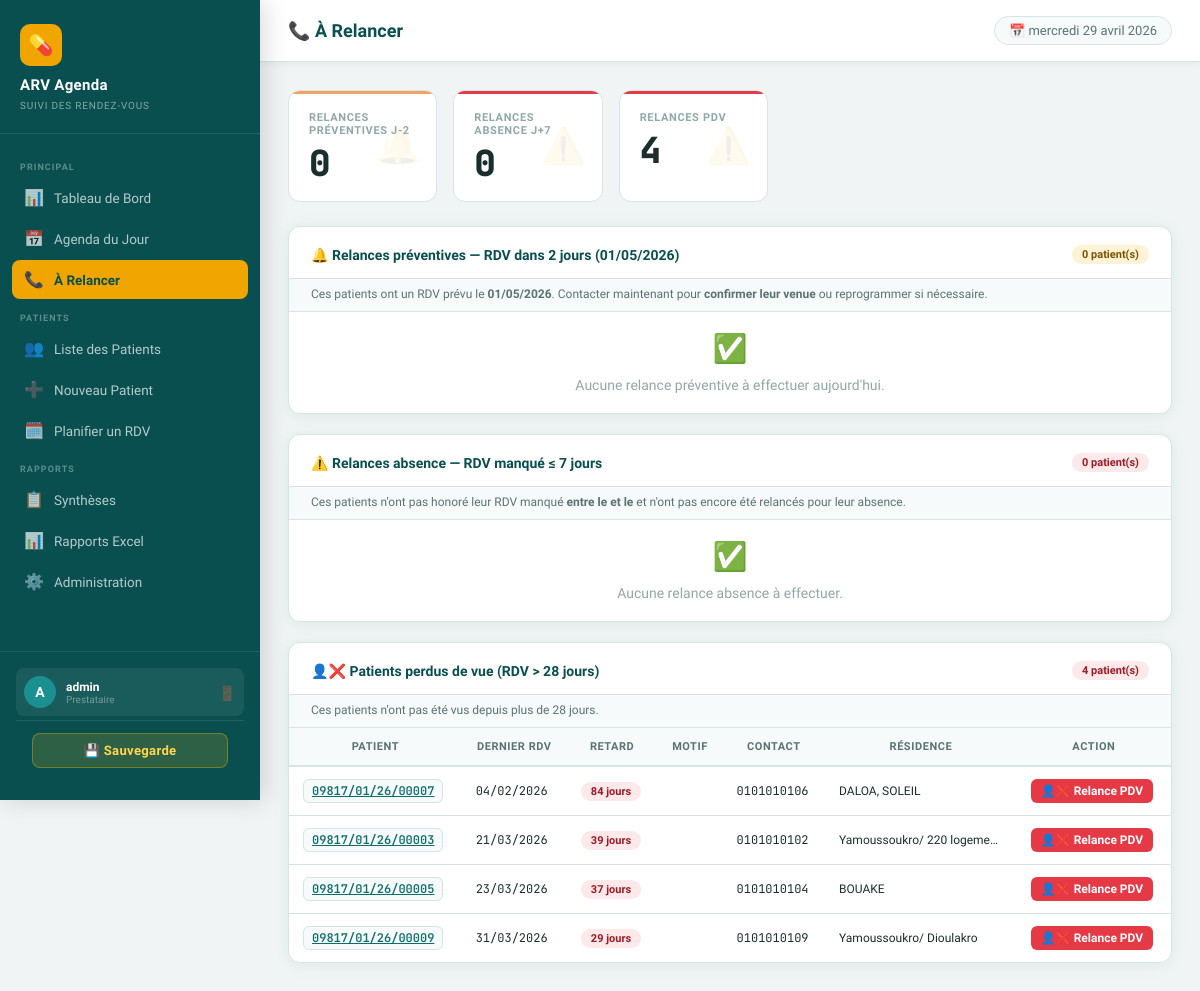
Page /relances/ (signed in) on the committed database.
### agenda/models.py (models this page shows, shortened)
class RendezVous(models.Model):
    numero_ordre = models.PositiveIntegerField(verbose_name="N° d'ordre (Colonne A)")
    patient = models.ForeignKey(Patient, on_delete=models.CASCADE, related_name='rendez_vous')
    date_rdv = models.DateField(verbose_name="Date du RDV")
    date_derniere_visite = models.DateField(verbose_name="Date de la dernière visite")
    motif_rdv = models.CharField(max_length=255, blank=True)
    motif_rdv_autre = models.CharField(max_length=200, blank=True, verbose_name="Motif autre (préciser)")
    date_relance_preventive = models.DateField(null=True, blank=True, verbose_name="Date relance préventive (J-2)")
    moyen_relance_preventive = models.CharField(max_length=1, choices=MOYEN_RELANCE_CHOICES, blank=True, verbose_name="Moyen relance préventive")
    resultat_relance_preventive = models.CharField(max_length=2, choices=RESULTAT_RELANCE_CHOICES, blank=True, verbose_name="Résultat relance préventive")
    date_relance_absence = models.DateField(null=True, blank=True, verbose_name="Date relance absence (J+7)")
    moyen_relance_absence = models.CharField(max_length=1, choices=MOYEN_RELANCE_CHOICES, blank=True, verbose_name="Moyen relance absence")
    resultat_relance_absence = models.CharField(max_length=2, choices=RESULTAT_RELANCE_CHOICES, blank=True, verbose_name="Résultat relance absence")
    date_rdv_reprogramme = models.DateField(null=True, blank=True, verbose_name="Date RDV reprogrammé")
    est_venu = models.BooleanField(null=True, verbose_name="Patient venu au RDV")
    date_prochain_rdv = models.DateField(null=True, blank=True, verbose_name="Date prochain RDV")
    motif_prochain_rdv = models.CharField(max_length=200, blank=True, verbose_name="Motif du prochain RDV")
    motif_non_venue = models.CharField(max_length=200, blank=True, verbose_name="Motif de non-venue")
    cree_par = models.ForeignKey(User, on_delete=models.SET_NULL, null=True, related_name='rdv_crees')
    date_creation = models.DateTimeField(auto_now_add=True)
    date_modification = models.DateTimeField(auto_now=True)
    class Meta:
        verbose_name = "Rendez-vous"
        verbose_name_plural = "Rendez-vous"
        ordering = ['date_rdv', 'numero_ordre']

class Patient(models.Model):
    numero_unique = models.CharField(max_length=50, unique=True, verbose_name="N° Unique d'identification")
    code_etablissement = models.CharField(max_length=20, verbose_name="Code établissement")
    numero_site = models.CharField(max_length=20, blank=True, verbose_name="N° Site")
    sexe = models.CharField(max_length=1, choices=SEXE_CHOICES, verbose_name="Sexe")
    age = models.PositiveIntegerField(verbose_name="Âge")
    age_en_mois = models.BooleanField(default=False, verbose_name="Âge en mois (< 2 ans)")
    type_client = models.CharField(max_length=1, choices=TYPE_CLIENT_CHOICES, verbose_name="Type de client")
    population_cles = models.CharField(max_length=10, choices=POPULATION_CLES_CHOICES, blank=True, verbose_name="Population clés")
    date_mise_sous_arv = models.DateField(verbose_name="Date de mise sous ARV")
    contact_telephone = models.CharField(max_length=20, verbose_name="Contact téléphonique")
    residence_adresse = models.CharField(max_length=255, verbose_name="Résidence/Adresse géographique")
    cree_par = models.ForeignKey(User, on_delete=models.SET_NULL, null=True, related_name='patients_crees')
    date_creation = models.DateTimeField(auto_now_add=True)
    class Meta:
        verbose_name = "Patient"
        verbose_name_plural = "Patients"

### agenda/views.py (the view)
# urls.py: path('relances/', views.a_relancer_list, name='a_relancer_list'),
@login_required
def a_relancer_list(request):
    today = date.today()
    j2    = today + timedelta(days=2)
    max_date = today - timedelta(days=1)
    min_date = today - timedelta(days=7)
    rdv_base = get_rdv_queryset(request.user)
    preventives = rdv_base.filter(
        date_rdv=j2,
        est_venu__isnull=True,
        date_relance_preventive__isnull=True,
    ).select_related('patient').order_by('date_rdv')
    absences = rdv_base.filter(
        date_rdv__range=(min_date, max_date),
        est_venu=False,
        date_relance_absence__isnull=True,
    ).select_related('patient').order_by('date_rdv')
    seuil = date.today() - timedelta(days=28)
    pdv = rdv_base.filter(
        date_rdv__lt=seuil,
        est_venu=False
    ).select_related('patient').order_by('date_rdv')
    for rdv in pdv:
        rdv.jours_absent = (date.today() - rdv.date_rdv).days
    return render(request, 'agenda/a_relancer.html', {
        'preventives': preventives,
        'absences':    absences,
        'pdv':           pdv,
        'today':       today,
        'j2':          j2,
    })

### agenda/models.py (called while the page is built)
def get_rdv_queryset(user):
    from django.db.models import Q
    qs = RendezVous.objects.all()
    if user.groups.filter(name=GROUP_PTME).exists():
        return qs.filter(
            Q(patient__age__lte=PTME_AGE_MAX) | Q(patient__type_client__in=PTME_TYPES)
        )
    elif user.groups.filter(name=GROUP_ADULTE).exists():
        return qs.filter(patient__age__gt=PTME_AGE_MAX).exclude(
            patient__type_client__in=PTME_TYPES
        )
    return qs

### templates/agenda/a_relancer.html (shortened to what this page needs)
{% extends 'base.html' %}
{% block page_title %}📞 À Relancer{% endblock %}
{% block content %}
<div class="stat-grid" style="grid-template-columns:repeat(3,1fr);max-width:480px;margin-bottom:24px;">
  <div class="stat-card warning">
    <div class="stat-label">Relances préventives J-2</div>
    <div class="stat-value">{{ preventives.count }}</div>
    <div class="stat-icon">🔔</div>
  </div>
  <div class="stat-card danger">
    <div class="stat-label">Relances absence J+7</div>
    <div class="stat-value">{{ absences.count }}</div>
    <div class="stat-icon">⚠️</div>
  </div>
  <div class="stat-card danger">
    <div class="stat-label">Relances PDV</div>
    <div class="stat-value">{{ pdv.count }}</div>
    <div class="stat-icon">⚠️</div>
  </div>
</div>
<div class="card mb-3">
  <div class="card-header">
    <span class="card-title">🔔 Relances préventives — RDV dans 2 jours ({{ j2|date:"d/m/Y" }})</span>
    <span class="badge badge-warning">{{ preventives.count }} patient(s)</span>
  </div>
  <div style="padding:8px 22px 10px;font-size:12px;color:var(--text-secondary);background:var(--surface-2);border-bottom:1px solid var(--border);">
    Ces patients ont un RDV prévu le <strong>{{ j2|date:"d/m/Y" }}</strong>.
    Contacter maintenant pour <strong>confirmer leur venue</strong> ou reprogrammer si nécessaire.
  </div>
  {% if preventives %}
  <div class="table-wrapper">
    <table class="arv-table">
      <thead>
        <tr><th>Patient</th><th>Date RDV</th><th>Motif</th><th>Contact</th><th>Résidence</th><th>Action</th></tr>
      </thead>
      <tbody>
        {% for rdv in preventives %}
        <tr>
          <td><a href="{% url 'patient_detail' rdv.patient.pk %}" class="patient-id">{{ rdv.patient.numero_unique }}</a></td>
          <td><span class="badge badge-warning">{{ rdv.date_rdv|date:"d/m/Y" }}</span></td>
          <td style="font-size:12px;">{{ rdv.get_motif_rdv_display }}</td>
          <td class="mono" style="font-size:12px;">{{ rdv.patient.contact_telephone }}</td>
          <td style="font-size:12px;">{{ rdv.patient.residence_adresse|truncatechars:28 }}</td>
          <td>
            <a href="{% url 'rdv_relance_preventive' rdv.pk %}" class="btn btn-sm btn-accent">🔔 Relance J-2</a>
          </td>
        </tr>
        {% endfor %}
      </tbody>
    </table>
  </div>
  {% else %}
  <div class="empty-state" style="padding:20px;">
    <div class="icon" style="font-size:28px;">✅</div>
    <p>Aucune relance préventive à effectuer aujourd'hui.</p>
  </div>
  {% endif %}
</div>
<div class="card mb-3">
  <div class="card-header">
    <span class="card-title">⚠️ Relances absence — RDV manqué ≤ 7 jours</span>
    <span class="badge badge-danger">{{ absences.count }} patient(s)</span>
  </div>
  <div style="padding:8px 22px 10px;font-size:12px;color:var(--text-secondary);background:var(--surface-2);border-bottom:1px solid var(--border);">
    Ces patients n'ont pas honoré leur RDV manqué <strong>entre le {{ seuil_absence_min|date:"d/m/Y" }} et le {{ seuil_absence_max|date:"d/m/Y" }}</strong>
    et n'ont pas encore été relancés pour leur absence.
  </div>
  {% if absences %}
    <div class="table-wrapper">
      <table class="arv-table">
        <thead>
          <tr><th>Patient</th><th>RDV manqué</th><th>Retard</th><th>Motif</th><th>Contact</th><th>Résidence</th><th>Action</th></tr>
        </thead>
        <tbody>
          {% for rdv in absences %}
          <tr>
            <td><a href="{% url 'patient_detail' rdv.patient.pk %}" class="patient-id">{{ rdv.patient.numero_unique }}</a></td>
            <td class="mono text-danger">{{ rdv.date_rdv|date:"d/m/Y" }}</td>
            <td><span class="badge badge-danger">{{ today|timeuntil:rdv.date_rdv }}</span></td>
            <td style="font-size:12px;">{{ rdv.get_motif_rdv_display }}</td>
            <td class="mono" style="font-size:12px;">{{ rdv.patient.contact_telephone }}</td>
            <td style="font-size:12px;">{{ rdv.patient.residence_adresse|truncatechars:25 }}</td>
            <td>
              <a href="{% url 'rdv_relance_absence' rdv.pk %}" class="btn btn-sm btn-danger">⚠️ Relance J+7</a>
            </td>
          </tr>
          {% endfor %}
        </tbody>
      </table>
    </div>
  {% else %}
    <div class="empty-state" style="padding:20px;">
      <div class="icon" style="font-size:28px;">✅</div>
      <p>Aucune relance absence à effectuer.</p>
    </div>
  {% endif %}
</div>
<div class="card mb-3">
  <div class="card-header">
    <span class="card-title">👤❌ Patients perdus de vue (RDV > 28 jours)</span>
    <span class="badge badge-danger">{{ pdv.count }} patient(s)</span>
  </div>
  <div style="padding:8px 22px 10px;font-size:12px;color:var(--text-secondary);background:var(--surface-2);border-bottom:1px solid var(--border);">
    Ces patients n'ont pas été vus depuis plus de 28 jours.
  </div>
  {% if pdv %}
    <div class="table-wrapper">
      <table class="arv-table">
        <thead>
          <tr><th>Patient</th><th>Dernier RDV</th><th>Retard</th><th>Motif</th><th>Contact</th><th>Résidence</th><th>Action</th></tr>
        </thead>
        <tbody>
          {% for rdv in pdv %}
          <tr>
            <td><a href="{% url 'patient_detail' rdv.patient.pk %}" class="patient-id">{{ rdv.patient.numero_unique }}</a></td>
            <td class="mono text-danger">{{ rdv.date_rdv|date:"d/m/Y" }}</td>
            <td><span class="badge badge-danger">{{ rdv.jours_absent }} jours</span></td>
            <td style="font-size:12px;">{{ rdv.get_motif_rdv_display }}</td>
            <td class="mono" style="font-size:12px;">{{ rdv.patient.contact_telephone }}</td>
            <td style="font-size:12px;">{{ rdv.patient.residence_adresse|truncatechars:25 }}</td>
            <td>
              <a href="{% url 'pdv_a_relancer' rdv.pk %}" class="btn btn-sm btn-danger">👤❌ Relance PDV</a>
            </td>
          </tr>
          {% endfor %}
        </tbody>
      </table>
    </div>
  {% else %}
      <div class="empty-state" style="padding:20px;">
        <div class="icon" style="font-size:28px;">✅</div>
        <p>Aucune relance absence à effectuer.</p>
      </div>
  {% endif %}
</div>
{% endblock %}

### templates/base.html (shortened to what this page needs)
<!DOCTYPE html>
<html lang="fr">
<head>
  {% load static %}
  <link rel="stylesheet" href="{% static 'css/main.css' %}">
</head>
<body>
{% if user.is_authenticated %}
<aside class="sidebar">
  <div class="sidebar-brand">
    <div class="brand-icon">💊</div>
    {% if user.groups.all|length > 0 %}
      {% for group in user.groups.all %}
        {% if group.name == 'Agenda PTME' %}<h1>ARV Agenda</h1><small>Agenda PTME</small>
        {% elif group.name == 'Agenda Adulte' %}<h1>ARV Agenda</h1><small>Agenda Adulte</small>
        {% endif %}
      {% endfor %}
    {% else %}<h1>ARV Agenda</h1><small>Suivi des Rendez-Vous</small>
    {% endif %}
  </div>
  <nav class="sidebar-nav">
    <div class="nav-section-title">Principal</div>
    <a href="{% url 'dashboard' %}" class="nav-link {% if request.resolver_match.url_name == 'dashboard' %}active{% endif %}">
      <span class="icon">📊</span> Tableau de Bord
    </a>
    <a href="{% url 'agenda_jour' %}" class="nav-link {% if request.resolver_match.url_name == 'agenda_jour' %}active{% endif %}">
      <span class="icon">📅</span> Agenda du Jour
    </a>
    <a href="{% url 'a_relancer_list' %}" class="nav-link {% if request.resolver_match.url_name == 'a_relancer_list' %}active{% endif %}">
      <span class="icon">📞</span> À Relancer
    </a>
    <div class="nav-section-title">Patients</div>
    <a href="{% url 'patient_list' %}" class="nav-link {% if 'patient' in request.resolver_match.url_name %}active{% endif %}">
      <span class="icon">👥</span> Liste des Patients
    </a>
    <a href="{% url 'patient_create' %}" class="nav-link">
      <span class="icon">➕</span> Nouveau Patient
    </a>
    <a href="{% url 'rdv_create' %}" class="nav-link">
      <span class="icon">🗓️</span> Planifier un RDV
    </a>
    <div class="nav-section-title">Rapports</div>
    <a href="{% url 'synthese_list' %}" class="nav-link {% if 'synthese' in request.resolver_match.url_name %}active{% endif %}">
      <span class="icon">📋</span> Synthèses
    </a>
    <a href="{% url 'rapport_page' %}" class="nav-link {% if request.resolver_match.url_name == 'rapport_page' or request.resolver_match.url_name == 'rapport_export' %}active{% endif %}">
      <span class="icon">📊</span> Rapports Excel
    </a>
    {% if user.is_staff %}
    <a href="/admin/" class="nav-link">
      <span class="icon">⚙️</span> Administration
    </a>
    {% endif %}
  </nav>
  <div class="sidebar-footer">
    <div class="user-info">
      <div class="user-avatar">{{ user.username|slice:":1"|upper }}</div>
      <div class="user-details">
        <div class="user-name">{{ user.get_full_name|default:user.username }}</div>
        <div class="user-role">
        {% for group in user.groups.all %}
          {% if group.name == 'Agenda PTME' or group.name == 'Agenda Adulte' %}{{ group.name }}{% endif %}
        {% empty %}Prestataire{% endfor %}
      </div>
      </div>
      <form method="POST" action="{% url 'logout' %}" class="logout-form">
        <button type="submit" class="btn-logout" title="Déconnexion">🚪</button>
      </form>
    </div>
    {% if user.is_staff %}
    <div class="sidebar-backup">
      <a href="{% url 'backup_download' %}"
         class="btn-backup"
         onclick="return confirm('Lancer une sauvegarde complète du système ?')"
         title="Sauvegarder la base de données et les fichiers">
        💾 Sauvegarde
      </a>
    </div>
    {% endif %}
  </div>
</aside>
<div class="main-content">
  <div class="topbar">
    <span class="topbar-title">{% block page_title %}ARV Agenda{% endblock %}</span>
    <span class="topbar-date">📅 {% now "l d F Y" %}</span>
  </div>
  <div class="page-content">
    {% block content %}{% endblock %}
  </div>
</div>
{% else %}
{% block auth_content %}{% endblock %}
{% endif %}
</body>
</html>

### rows in the picture
RendezVous: patient.numero_unique "09817/01/26/00007", date_rdv "04/02/2026", jours_absent "84", patient.contact_telephone "0101010106", patient.residence_adresse "DALOA, SOLEIL"
RendezVous: patient.numero_unique "09817/01/26/00003", date_rdv "21/03/2026", jours_absent "39", patient.contact_telephone "0101010102", patient.residence_adresse "Yamoussoukro/ 220 logeme…"
RendezVous: patient.numero_unique "09817/01/26/00005", date_rdv "23/03/2026", jours_absent "37", patient.contact_telephone "0101010104", patient.residence_adresse "BOUAKE"
RendezVous: patient.numero_unique "09817/01/26/00009", date_rdv "31/03/2026", jours_absent "29", patient.contact_telephone "0101010109", patient.residence_adresse "Yamoussoukro/ Dioulakro"

### other values in the picture
{{ user.username|slice:":1"|upper }} "A"
{{ user.get_full_name|default:user.username }} "admin"
{{ preventives.count }} "0"
{{ absences.count }} "0"
{{ pdv.count }} "4"
